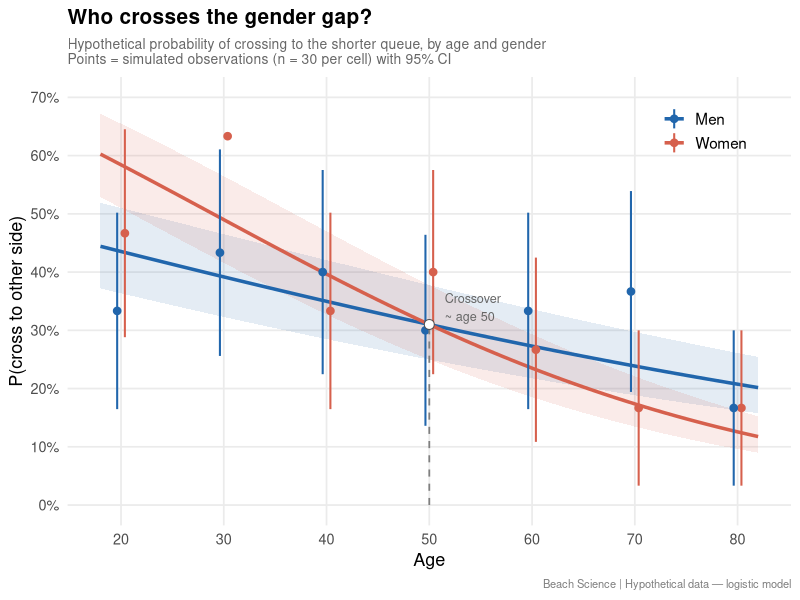
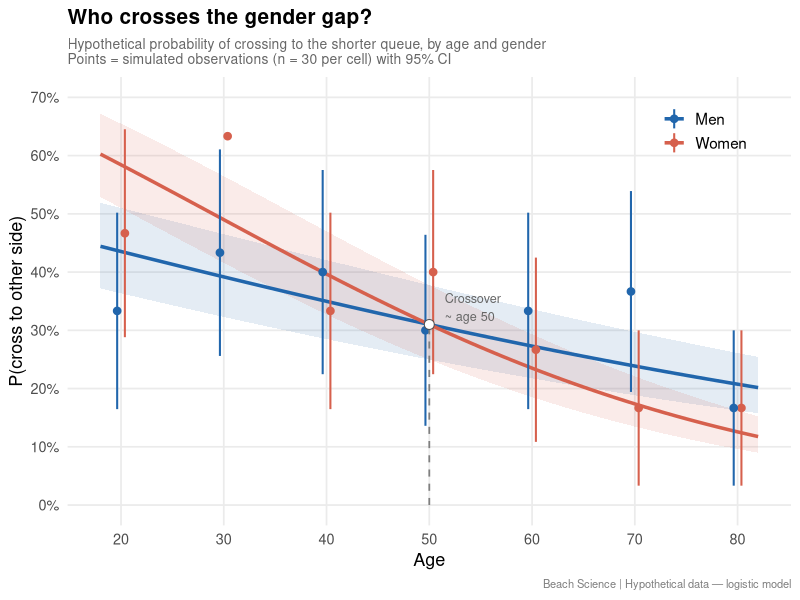

Generate these figures, in order, with R:
# BS: Crossing the Gender Gap

# Hypothetical logistic curves: Prob(cross) vs age for M & W

# Prior assumptions:
# - Both curves decline with age overall (younger cross more)
# - Women cross more than men at younger ages
# - Men cross more than women at older ages
# - Curves cross somewhere around age 55-60
# - Women's curve steeper (stronger age effect)

library(tidyverse)

# -----------------------------------------------------------------------
# 1. Logistic function on the probability scale
# We parameterise directly as a smooth curve via plogis()
# log-odds = a + b * age
# -----------------------------------------------------------------------

# Parameters chosen to match the prior story:
# Women: high prob at 20 (~0.55), low at 80 (~0.12), steeper slope
# Men: lower prob at 20 (~0.30), less steep, ending higher than women at 80 (~0.22)

params <- tribble(
  ~gender, ~intercept, ~slope,
  "Women", 1.10, -0.038,
  "Men", 0.10, -0.018
)

ages <- seq(18, 82, by = 1)

curves <- params |>
  rowwise() |>
  reframe(
    age = ages,
    gender = gender,
    logodds = intercept + slope * age,
    prob = plogis(logodds)
  )

# -----------------------------------------------------------------------
# 2. Simulate observed data points with binomial noise
# -----------------------------------------------------------------------

set.seed(42)
n_per_cell <- 30 # observers per age-group x gender cell

obs_data <- curves |>
  filter(age %in% seq(20, 80, by = 10)) |>
  mutate(
    n = n_per_cell,
    crossers = rbinom(n(), size = n, prob = prob),
    obs_prob = crossers / n,
    se = sqrt(obs_prob * (1 - obs_prob) / n),
    lo = pmax(0, obs_prob - 1.96 * se),
    hi = pmin(1, obs_prob + 1.96 * se)
  )

# -----------------------------------------------------------------------
# 3. Find crossing point of the two curves
# -----------------------------------------------------------------------

crossing_age <- curves |>
  select(age, gender, prob) |>
  pivot_wider(names_from = gender, values_from = prob) |>
  mutate(diff = Women - Men) |>
  filter(diff >= 0) |>
  slice_tail(n = 1) |>
  pull(age)

crossing_prob <- curves |>
  filter(gender == "Women", age == crossing_age) |>
  pull(prob)

# -----------------------------------------------------------------------
# 4. Plot
# -----------------------------------------------------------------------

gender_colours <- c("Women" = "#d6604d", "Men" = "#2166ac")

p <- ggplot(curves, aes(x = age, y = prob, colour = gender)) +

  # Shaded confidence band (approximate)
  geom_ribbon(
    aes(
      ymin = plogis(intercept + slope * age - 0.3),
      ymax = plogis(intercept + slope * age + 0.3),
      fill = gender
    ),
    alpha = 0.12, colour = NA,
    data = curves |> left_join(params, by = "gender")
  ) +

  # Smooth logistic curves
  geom_line(linewidth = 1.2) +

  # Observed data points with error bars
  geom_pointrange(
    data = obs_data,
    aes(y = obs_prob, ymin = lo, ymax = hi),
    size = 0.4, linewidth = 0.7,
    position = position_dodge(width = 1.5)
  ) +

  # Mark the crossing point
  annotate("segment",
           x = crossing_age, xend = crossing_age,
           y = 0, yend = crossing_prob,
           linetype = "dashed", colour = "grey50", linewidth = 0.6
  ) +
  annotate("point",
           x = crossing_age, y = crossing_prob,
           shape = 21, size = 3, fill = "white", colour = "grey30"
  ) +
  annotate("text",
           x = crossing_age + 1.5, y = crossing_prob + 0.03,
           label = paste0("Crossover\n~ age ", crossing_age),
           hjust = 0, size = 3.2, colour = "grey40"
  ) +

  scale_colour_manual(values = gender_colours, name = NULL) +
  scale_fill_manual(values = gender_colours, name = NULL, guide = "none") +
  scale_y_continuous(
    limits = c(0, 0.7),
    labels = scales::percent_format(accuracy = 1),
    breaks = seq(0, 0.7, by = 0.1)
  ) +
  scale_x_continuous(breaks = seq(20, 80, by = 10)) +

  labs(
    title = "Who crosses the gender gap?",
    subtitle = "Hypothetical probability of crossing to the shorter queue, by age and gender\nPoints = simulated observations (n = 30 per cell) with 95% CI",
    x = "Age",
    y = "P(cross to other side)",
    caption = "Beach Science | Hypothetical data — logistic model"
  ) +

  theme_minimal(base_size = 13) +
  theme(
    plot.title = element_text(face = "bold", size = 15),
    plot.subtitle = element_text(colour = "grey40", size = 10),
    plot.caption = element_text(colour = "grey50", size = 8),
    legend.position = c(0.88, 0.88),
    legend.text = element_text(size = 11),
    panel.grid.minor = element_blank()
  )

print(p)

ggsave("beach_science_gender_crossing.png", p, width = 8, height = 5.5, dpi = 150)
message("Saved: beach_science_gender_crossing.png")
